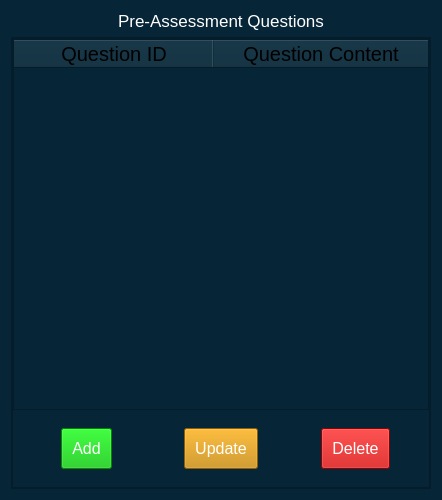
                                     <widget class="QWidget" name="widget_14" native="true">
                                      <property name="minimumSize">
                                       <size>
                                        <width>0</width>
                                        <height>500</height>
                                       </size>
                                      </property>
                                      <property name="styleSheet">
                                       <string notr="true">background-color: rgb(6, 38, 56);
color: rgb(255, 255, 255);</string>
                                      </property>
                                      <layout class="QVBoxLayout" name="verticalLayout_85">
                                       <item>
                                        <widget class="QLabel" name="label_16">
                                         <property name="font">
                                          <font>
                                           <pointsize>13</pointsize>
                                          </font>
                                         </property>
                                         <property name="text">
                                          <string>Pre-Assessment Questions</string>
                                         </property>
                                         <property name="alignment">
                                          <set>Qt::AlignCenter</set>
                                         </property>
                                        </widget>
                                       </item>
                                       <item>
                                        <widget class="QWidget" name="widget_20" native="true">
                                         <layout class="QVBoxLayout" name="verticalLayout_82">
                                          <property name="spacing">
                                           <number>0</number>
                                          </property>
                                          <property name="leftMargin">
                                           <number>0</number>
                                          </property>
                                          <property name="topMargin">
                                           <number>0</number>
                                          </property>
                                          <property name="rightMargin">
                                           <number>0</number>
                                          </property>
                                          <property name="bottomMargin">
                                           <number>0</number>
                                          </property>
                                          <item>
                                           <widget class="QFrame" name="frame_29">
                                            <property name="sizePolicy">
                                             <sizepolicy hsizetype="Preferred" vsizetype="Preferred">
                                              <horstretch>0</horstretch>
                                              <verstretch>0</verstretch>
                                             </sizepolicy>
                                            </property>
                                            <property name="styleSheet">
                                             <string notr="true"/>
                                            </property>
                                            <property name="frameShape">
                                             <enum>QFrame::StyledPanel</enum>
                                            </property>
                                            <property name="frameShadow">
                                             <enum>QFrame::Raised</enum>
                                            </property>
                                            <layout class="QVBoxLayout" name="verticalLayout_83">
                                             <property name="spacing">
                                              <number>0</number>
                                             </property>
                                             <property name="leftMargin">
                                              <number>0</number>
                                             </property>
                                             <property name="topMargin">
                                              <number>0</number>
                                             </property>
                                             <property name="rightMargin">
                                              <number>0</number>
                                             </property>
                                             <property name="bottomMargin">
                                              <number>0</number>
                                             </property>
                                             <item>
                                              <widget class="QFrame" name="frame_44">
                                               <property name="styleSheet">
                                                <string notr="true"/>
                                               </property>
                                               <property name="frameShape">
                                                <enum>QFrame::StyledPanel</enum>
                                               </property>
                                               <property name="frameShadow">
                                                <enum>QFrame::Raised</enum>
                                               </property>
                                               <layout class="QVBoxLayout" name="verticalLayout_84">
                                                <property name="spacing">
                                                 <number>0</number>
                                                </property>
                                                <property name="leftMargin">
                                                 <number>0</number>
                                                </property>
                                                <property name="topMargin">
                                                 <number>0</number>
                                                </property>
                                                <property name="rightMargin">
                                                 <number>0</number>
                                                </property>
                                                <property name="bottomMargin">
                                                 <number>0</number>
                                                </property>
                                                <item>
                                                 <widget class="QTableWidget" name="tableWidget_4">
                                                  <property name="minimumSize">
                                                   <size>
                                                    <width>0</width>
                                                    <height>0</height>
                                                   </size>
                                                  </property>
                                                  <property name="font">
                                                   <font>
                                                    <pointsize>15</pointsize>
                                                   </font>
                                                  </property>
                                                  <property name="styleSheet">
                                                   <string notr="true">color: rgb(255, 255, 255);
gridline-color: rgb(255, 255, 255);
</string>
                                                  </property>
                                                  <property name="sizeAdjustPolicy">
                                                   <enum>QAbstractScrollArea::AdjustToContentsOnFirstShow</enum>
                                                  </property>
                                                  <property name="editTriggers">
                                                   <set>QAbstractItemView::NoEditTriggers</set>
                                                  </property>
                                                  <property name="sortingEnabled">
                                                   <bool>true</bool>
                                                  </property>
                                                  <property name="rowCount">
                                                   <number>0</number>
                                                  </property>
                                                  <property name="columnCount">
                                                   <number>2</number>
                                                  </property>
                                                  <attribute name="horizontalHeaderDefaultSectionSize">
                                                   <number>200</number>
                                                  </attribute>
                                                  <attribute name="horizontalHeaderStretchLastSection">
                                                   <bool>true</bool>
                                                  </attribute>
                                                  <attribute name="verticalHeaderVisible">
                                                   <bool>false</bool>
                                                  </attribute>
                                                  <column>
                                                   <property name="text">
                                                    <string>Question ID</string>
                                                   </property>
                                                   <property name="font">
                                                    <font>
                                                     <pointsize>15</pointsize>
                                                    </font>
                                                   </property>
                                                   <property name="background">
                                                    <color>
                                                     <red>255</red>
                                                     <green>255</green>
                                                     <blue>255</blue>
                                                    </color>
                                                   </property>
                                                   <property name="foreground">
                                                    <brush brushstyle="SolidPattern">
                                                     <color alpha="255">
                                                      <red>0</red>
                                                      <green>0</green>
                                                      <blue>0</blue>
                                                     </color>
                                                    </brush>
                                                   </property>
                                                  </column>
                                                  <column>
                                                   <property name="text">
                                                    <string>Question Content</string>
                                                   </property>
                                                   <property name="font">
                                                    <font>
                                                     <pointsize>15</pointsize>
                                                    </font>
                                                   </property>
                                                   <property name="foreground">
                                                    <brush brushstyle="SolidPattern">
                                                     <color alpha="255">
                                                      <red>0</red>
                                                      <green>0</green>
                                                      <blue>0</blue>
                                                     </color>
                                                    </brush>
                                                   </property>
                                                  </column>
                                                 </widget>
                                                </item>
                                                <item>
                                                 <widget class="QWidget" name="widget_31" native="true">
                                                  <layout class="QHBoxLayout" name="horizontalLayout_24">
                                                   <item>
                                                    <widget class="QWidget" name="widget_33" native="true">
                                                     <property name="styleSheet">
                                                      <string notr="true">color: rgb(255, 255, 255);</string>
                                                     </property>
                                                     <layout class="QVBoxLayout" name="verticalLayout_97">
                                                      <item alignment="Qt::AlignHCenter">
                                                       <widget class="QPushButton" name="pre_create_pushButton">
                                                        <property name="font">
                                                         <font>
                                                          <pointsize>12</pointsize>
                                                         </font>
                                                        </property>
                                                        <property name="styleSheet">
                                                         <string notr="true">#pre_create_pushButton{
	background-color: rgb(0, 189, 0);
	padding-left: 10px;
	padding-bottom: 10px;
	padding-top: 10px;
	padding-right: 10px;
}
#pre_create_pushButton:hover{
	background-color: rgb(110, 197, 115);
	padding-left: 10px;
	padding-bottom: 10px;
	padding-top: 10px;
	padding-right: 10px;
}
#pre_create_pushButton:pressed{
	background-color: rgba(0, 189, 0,150);
	padding-left: 10px;
	padding-bottom: 10px;
	padding-top: 10px;
	padding-right: 10px;
}</string>
                                                        </property>
                                                        <property name="text">
                                                         <string>Add</string>
                                                        </property>
                                                        <property name="icon">
                                                         <iconset resource="res.qrc">
                                                          <normaloff>:/icons/icons/plus-square.svg</normaloff>:/icons/icons/plus-square.svg</iconset>
                                                        </property>
                                                        <property name="iconSize">
                                                         <size>
                                                          <width>25</width>
                                                          <height>25</height>
                                                         </size>
                                                        </property>
                                                       </widget>
                                                      </item>
                                                     </layout>
                                                    </widget>
                                                   </item>
                                                   <item>
                                                    <widget class="QWidget" name="widget_34" native="true">
                                                     <property name="styleSheet">
                                                      <string notr="true">color: rgb(255, 255, 255);</string>
                                                     </property>
                                                     <layout class="QVBoxLayout" name="verticalLayout_98">
                                                      <item alignment="Qt::AlignHCenter">
                                                       <widget class="QPushButton" name="pre_update_pushButton">
                                                        <property name="font">
                                                         <font>
                                                          <pointsize>12</pointsize>
                                                         </font>
                                                        </property>
                                                        <property name="styleSheet">
                                                         <string notr="true">#pre_update_pushButton{
	background-color: rgb(199, 133, 0);
	padding-left: 10px;
	padding-bottom: 10px;
	padding-top: 10px;
	padding-right: 10px;
}
#pre_update_pushButton:hover{
	background-color: rgb(213, 181, 53);
	padding-left: 10px;
	padding-bottom: 10px;
	padding-top: 10px;
	padding-right: 10px;
}
#pre_update_pushButton:pressed{
	background-color: rgba(199, 133, 0,150);
	padding-left: 10px;
	padding-bottom: 10px;
	padding-top: 10px;
	padding-right: 10px;
}</string>
                                                        </property>
                                                        <property name="text">
                                                         <string>Update</string>
                                                        </property>
                                                        <property name="icon">
                                                         <iconset resource="res.qrc">
                                                          <normaloff>:/icons/icons/rotate-ccw.svg</normaloff>:/icons/icons/rotate-ccw.svg</iconset>
                                                        </property>
                                                        <property name="iconSize">
                                                         <size>
                                                          <width>25</width>
                                                          <height>25</height>
                                                         </size>
                                                        </property>
                                                       </widget>
                                                      </item>
                                                     </layout>
                                                    </widget>
                                                   </item>
                                                   <item>
                                                    <widget class="QWidget" name="widget_32" native="true">
                                                     <property name="styleSheet">
                                                      <string notr="true">color: rgb(255, 255, 255);</string>
                                                     </property>
                                                     <layout class="QVBoxLayout" name="verticalLayout_96">
                                                      <item alignment="Qt::AlignHCenter">
                                                       <widget class="QPushButton" name="pre_delete_pushButton">
                                                        <property name="font">
                                                         <font>
                                                          <pointsize>12</pointsize>
                                                         </font>
                                                        </property>
                                                        <property name="styleSheet">
                                                         <string notr="true">#pre_delete_pushButton{
	background-color: rgb(195, 0, 0);
	padding-left: 10px;
	padding-bottom: 10px;
	padding-top: 10px;
	padding-right: 10px;
}
#pre_delete_pushButton:hover{
	background-color: rgb(212, 80, 80);
	padding-left: 10px;
	padding-bottom: 10px;
	padding-top: 10px;
	padding-right: 10px;
}
#pre_delete_pushButton:pressed{
	background-color: rgba(195, 0, 0,150);
	padding-left: 10px;
	padding-bottom: 10px;
	padding-top: 10px;
	padding-right: 10px;
}</string>
                                                        </property>
                                                        <property name="text">
                                                         <string>Delete</string>
                                                        </property>
                                                        <property name="icon">
                                                         <iconset resource="res.qrc">
                                                          <normaloff>:/icons/icons/trash-2.svg</normaloff>:/icons/icons/trash-2.svg</iconset>
                                                        </property>
                                                        <property name="iconSize">
                                                         <size>
                                                          <width>25</width>
                                                          <height>25</height>
                                                         </size>
                                                        </property>
                                                       </widget>
                                                      </item>
                                                     </layout>
                                                    </widget>
                                                   </item>
                                                  </layout>
                                                 </widget>
                                                </item>
                                               </layout>
                                              </widget>
                                             </item>
                                            </layout>
                                           </widget>
                                          </item>
                                         </layout>
                                        </widget>
                                       </item>
                                      </layout>
                                     </widget>
